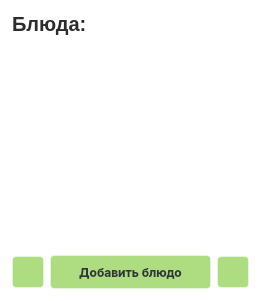
   <widget class="QFrame" name="dishes_frame">
    <property name="geometry">
     <rect>
      <x>1150</x>
      <y>330</y>
      <width>261</width>
      <height>301</height>
     </rect>
    </property>
    <property name="styleSheet">
     <string notr="true">background-color: rgba(255, 255, 255, 30%);
border: 1px solid  rgba(255, 255, 255, 40%);
border-radius: 10%;

</string>
    </property>
    <layout class="QVBoxLayout" name="Dishes_Layout_2">
     <item>
      <layout class="QHBoxLayout" name="headerProdHorizontalLayout_2">
       <item>
        <widget class="QLabel" name="dishesHeaderLabel">
         <property name="enabled">
          <bool>true</bool>
         </property>
         <property name="minimumSize">
          <size>
           <width>0</width>
           <height>24</height>
          </size>
         </property>
         <property name="maximumSize">
          <size>
           <width>16777215</width>
           <height>24</height>
          </size>
         </property>
         <property name="styleSheet">
          <string notr="true">background-color: none;
color: #2d2c2c;
border:none;

width: 435px;
height: 24px;

font-size: 20px;
font-family: Inter, &quot;Extra Bold&quot;;
font-weight: 800;
text-align: left;
vertical-align: top</string>
         </property>
         <property name="text">
          <string>Блюда:</string>
         </property>
        </widget>
       </item>
       <item>
        <widget class="QPushButton" name="sortDishesPushButton">
         <property name="sizePolicy">
          <sizepolicy hsizetype="Fixed" vsizetype="Fixed">
           <horstretch>0</horstretch>
           <verstretch>0</verstretch>
          </sizepolicy>
         </property>
         <property name="styleSheet">
          <string notr="true">background-color:none;
height:24px;
width:24px;
padding:0px;
position:relative;
text-align: center;
border: none;
border-radius: 2%;</string>
         </property>
         <property name="text">
          <string/>
         </property>
         <property name="icon">
          <iconset>
           <normaloff>../img/bx_sort-a-z.svg</normaloff>../img/bx_sort-a-z.svg</iconset>
         </property>
         <property name="iconSize">
          <size>
           <width>24</width>
           <height>24</height>
          </size>
         </property>
        </widget>
       </item>
      </layout>
     </item>
     <item>
      <widget class="QTableView" name="dishListTableView">
       <property name="styleSheet">
        <string notr="true">margin-top: 8px;</string>
       </property>
      </widget>
     </item>
     <item>
      <layout class="QHBoxLayout" name="actionsDishHorizontalLayout">
       <item>
        <widget class="QPushButton" name="inspectDishPushButton">
         <property name="sizePolicy">
          <sizepolicy hsizetype="Fixed" vsizetype="Fixed">
           <horstretch>0</horstretch>
           <verstretch>0</verstretch>
          </sizepolicy>
         </property>
         <property name="minimumSize">
          <size>
           <width>32</width>
           <height>32</height>
          </size>
         </property>
         <property name="maximumSize">
          <size>
           <width>32</width>
           <height>32</height>
          </size>
         </property>
         <property name="styleSheet">
          <string notr="true">QPushButton{
height:32px;
width:auto;

color: #30353B;
background: #ADDC81;

text-align:center;
vertical-align:center;
font-size:12px;
font-family:Inter;
line-height:auto;
font-weight: bold;

border-radius:4%;
}

QPushButton:hover {
background: #AAAA81;
border: 2px solid rgba(146, 146, 120, 75);
}

QPushButton:pressed{
background: #AAAAFF;
}</string>
         </property>
         <property name="text">
          <string/>
         </property>
         <property name="icon">
          <iconset>
           <normaloff>../img/bx_edit.svg</normaloff>../img/bx_edit.svg</iconset>
         </property>
         <property name="iconSize">
          <size>
           <width>24</width>
           <height>24</height>
          </size>
         </property>
        </widget>
       </item>
       <item>
        <widget class="QPushButton" name="addDishPushButton">
         <property name="styleSheet">
          <string notr="true">QPushButton{
height:32px;
width:auto;

color: #30353B;
background: #ADDC81;

text-align:center;
vertical-align:center;
font-size:12px;
font-family:Inter;
line-height:auto;
font-weight: bold;

border-radius:4%;
}

QPushButton:hover {
background: #AAAA81;
border: 2px solid rgba(146, 146, 120, 75);
}

QPushButton:pressed{
background: #AAAAFF;
}
</string>
         </property>
         <property name="text">
          <string>Добавить блюдо</string>
         </property>
        </widget>
       </item>
       <item>
        <widget class="QPushButton" name="deliteDishPushButton">
         <property name="sizePolicy">
          <sizepolicy hsizetype="Fixed" vsizetype="Fixed">
           <horstretch>0</horstretch>
           <verstretch>0</verstretch>
          </sizepolicy>
         </property>
         <property name="minimumSize">
          <size>
           <width>32</width>
           <height>32</height>
          </size>
         </property>
         <property name="maximumSize">
          <size>
           <width>32</width>
           <height>32</height>
          </size>
         </property>
         <property name="styleSheet">
          <string notr="true">QPushButton{
height:32px;
width:auto;

color: #30353B;
background: #ADDC81;

text-align:center;
vertical-align:center;
font-size:12px;
font-family:Inter;
line-height:auto;
font-weight: bold;

border-radius:4%;
}

QPushButton:hover {
background: #AAAA81;
border: 2px solid rgba(146, 146, 120, 75);
}

QPushButton:pressed{
background: #AAAAFF;
}</string>
         </property>
         <property name="text">
          <string/>
         </property>
         <property name="icon">
          <iconset>
           <normaloff>../img/bx_trash.svg</normaloff>../img/bx_trash.svg</iconset>
         </property>
         <property name="iconSize">
          <size>
           <width>24</width>
           <height>24</height>
          </size>
         </property>
        </widget>
       </item>
      </layout>
     </item>
    </layout>
   </widget>
